Frame 1 (no input): blank canvas, image omitted
Frame 60 (no input): blank canvas, image omitted
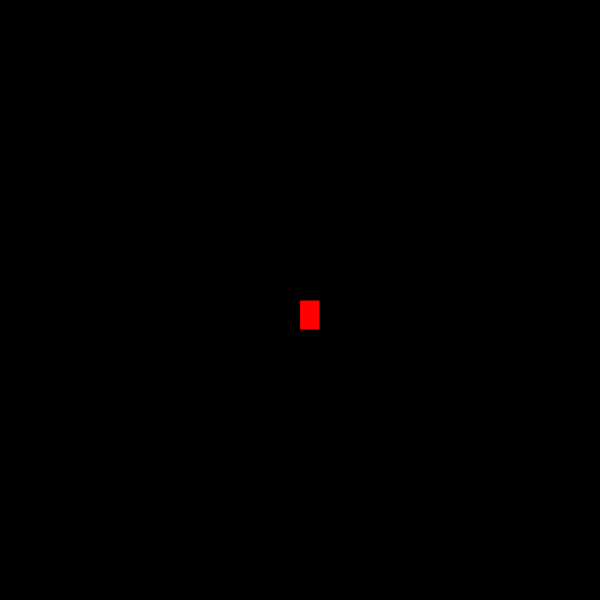
Frame 120 (the mouse pressed at the canvas centre since frame 60)

The p5.js sketch whose frames 1 and 60 were blank and that drew this single picture after the mouse press (run headless with seeded random() and noise() and a simulated clock; from frame 60 on, the mouse is pressed at the canvas centre):

// p5.js sketch
// ── sketch.js
function setup() {
    createCanvas(600, 600);
    background("black");
  }
 
  function draw() {
   stroke("black");
   fill("red");
     
    if(mouseIsPressed){
      rect(mouseX, mouseY, 20, 30)
    }
   
 }
